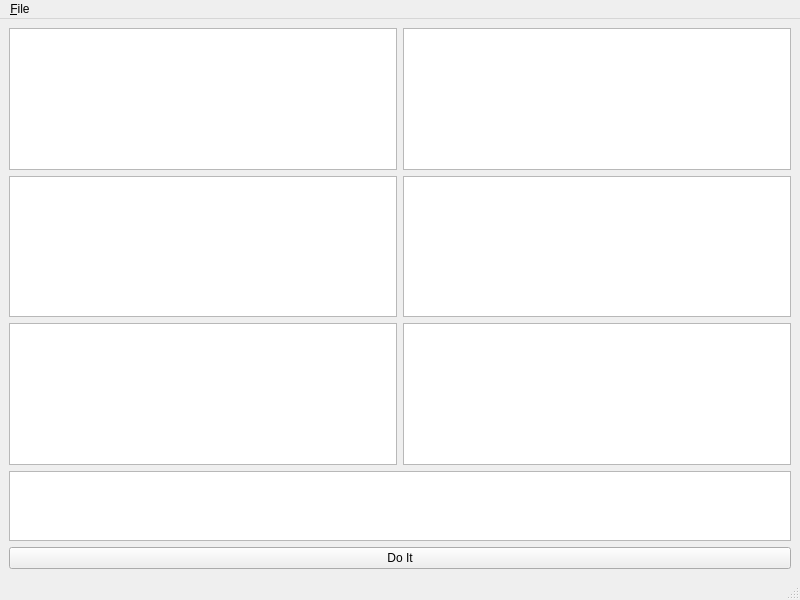
<?xml version="1.0" encoding="UTF-8"?>
<ui version="4.0">
 <class>MainWindow</class>
 <widget class="QMainWindow" name="MainWindow">
  <property name="geometry">
   <rect>
    <x>0</x>
    <y>0</y>
    <width>800</width>
    <height>600</height>
   </rect>
  </property>
  <property name="windowTitle">
   <string>MainWindow</string>
  </property>
  <widget class="QWidget" name="centralwidget">
   <layout class="QVBoxLayout" name="verticalLayout">
    <item>
     <layout class="QGridLayout" name="gridLayout">
      <item row="1" column="1">
       <widget class="QGraphicsView" name="graphicsView_5">
        <property name="enabled">
         <bool>true</bool>
        </property>
       </widget>
      </item>
      <item row="2" column="1">
       <widget class="QGraphicsView" name="graphicsView_6">
        <property name="enabled">
         <bool>true</bool>
        </property>
       </widget>
      </item>
      <item row="0" column="1">
       <widget class="QGraphicsView" name="graphicsView_4">
        <property name="enabled">
         <bool>true</bool>
        </property>
       </widget>
      </item>
      <item row="1" column="0">
       <widget class="QGraphicsView" name="graphicsView_2">
        <property name="enabled">
         <bool>true</bool>
        </property>
       </widget>
      </item>
      <item row="0" column="0">
       <widget class="QGraphicsView" name="graphicsView_1"/>
      </item>
      <item row="2" column="0">
       <widget class="QGraphicsView" name="graphicsView_3">
        <property name="enabled">
         <bool>true</bool>
        </property>
       </widget>
      </item>
     </layout>
    </item>
    <item>
     <widget class="QTextEdit" name="textEdit"/>
    </item>
    <item>
     <widget class="QPushButton" name="pushButton">
      <property name="text">
       <string>Do It</string>
      </property>
     </widget>
    </item>
   </layout>
  </widget>
  <widget class="QMenuBar" name="menubar">
   <property name="geometry">
    <rect>
     <x>0</x>
     <y>0</y>
     <width>800</width>
     <height>22</height>
    </rect>
   </property>
   <widget class="QMenu" name="menu_File">
    <property name="title">
     <string>&amp;File</string>
    </property>
    <addaction name="actionE_xit"/>
   </widget>
   <addaction name="menu_File"/>
  </widget>
  <widget class="QStatusBar" name="statusbar"/>
  <action name="actionE_xit">
   <property name="text">
    <string>E&amp;xit</string>
   </property>
  </action>
 </widget>
 <resources/>
 <connections>
  <connection>
   <sender>actionE_xit</sender>
   <signal>triggered()</signal>
   <receiver>MainWindow</receiver>
   <slot>close()</slot>
   <hints>
    <hint type="sourcelabel">
     <x>-1</x>
     <y>-1</y>
    </hint>
    <hint type="destinationlabel">
     <x>399</x>
     <y>299</y>
    </hint>
   </hints>
  </connection>
 </connections>
</ui>
